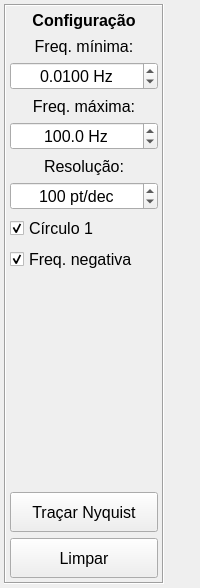
      <widget class="QWidget" name="tabNiquist">
       <attribute name="title">
        <string>Diagrama de Nyquist</string>
       </attribute>
       <layout class="QHBoxLayout" name="horizontalLayout_6">
        <property name="leftMargin">
         <number>4</number>
        </property>
        <property name="topMargin">
         <number>4</number>
        </property>
        <property name="rightMargin">
         <number>4</number>
        </property>
        <property name="bottomMargin">
         <number>4</number>
        </property>
        <item>
         <widget class="QFrame" name="frameNyquist">
          <property name="minimumSize">
           <size>
            <width>160</width>
            <height>0</height>
           </size>
          </property>
          <property name="maximumSize">
           <size>
            <width>160</width>
            <height>16777215</height>
           </size>
          </property>
          <property name="frameShape">
           <enum>QFrame::Box</enum>
          </property>
          <property name="frameShadow">
           <enum>QFrame::Sunken</enum>
          </property>
          <layout class="QVBoxLayout" name="verticalLayout_9">
           <property name="leftMargin">
            <number>4</number>
           </property>
           <property name="topMargin">
            <number>4</number>
           </property>
           <property name="rightMargin">
            <number>4</number>
           </property>
           <property name="bottomMargin">
            <number>4</number>
           </property>
           <item>
            <widget class="QLabel" name="labelNyqTit">
             <property name="minimumSize">
              <size>
               <width>0</width>
               <height>20</height>
              </size>
             </property>
             <property name="maximumSize">
              <size>
               <width>16777215</width>
               <height>20</height>
              </size>
             </property>
             <property name="font">
              <font>
               <pointsize>12</pointsize>
               <weight>75</weight>
               <bold>true</bold>
              </font>
             </property>
             <property name="text">
              <string>Configuração</string>
             </property>
             <property name="alignment">
              <set>Qt::AlignCenter</set>
             </property>
            </widget>
           </item>
           <item>
            <widget class="QLabel" name="labelFminNyq">
             <property name="minimumSize">
              <size>
               <width>0</width>
               <height>20</height>
              </size>
             </property>
             <property name="maximumSize">
              <size>
               <width>16777215</width>
               <height>20</height>
              </size>
             </property>
             <property name="font">
              <font>
               <pointsize>12</pointsize>
              </font>
             </property>
             <property name="lineWidth">
              <number>0</number>
             </property>
             <property name="midLineWidth">
              <number>0</number>
             </property>
             <property name="text">
              <string>Freq. mínima:</string>
             </property>
             <property name="alignment">
              <set>Qt::AlignCenter</set>
             </property>
            </widget>
           </item>
           <item>
            <widget class="QDoubleSpinBox" name="doubleSpinFminNyq">
             <property name="minimumSize">
              <size>
               <width>0</width>
               <height>25</height>
              </size>
             </property>
             <property name="font">
              <font>
               <pointsize>12</pointsize>
              </font>
             </property>
             <property name="toolTip">
              <string>Entre com a frequência mínima para o cálculo do diagrama de Nyquist</string>
             </property>
             <property name="alignment">
              <set>Qt::AlignCenter</set>
             </property>
             <property name="buttonSymbols">
              <enum>QAbstractSpinBox::UpDownArrows</enum>
             </property>
             <property name="suffix">
              <string notr="true"> Hz</string>
             </property>
             <property name="decimals">
              <number>4</number>
             </property>
             <property name="minimum">
              <double>0.000100000000000</double>
             </property>
             <property name="maximum">
              <double>2000.000000000000000</double>
             </property>
             <property name="value">
              <double>0.010000000000000</double>
             </property>
            </widget>
           </item>
           <item>
            <widget class="QLabel" name="labelFmaxNyq">
             <property name="minimumSize">
              <size>
               <width>0</width>
               <height>20</height>
              </size>
             </property>
             <property name="maximumSize">
              <size>
               <width>16777215</width>
               <height>20</height>
              </size>
             </property>
             <property name="font">
              <font>
               <pointsize>12</pointsize>
              </font>
             </property>
             <property name="lineWidth">
              <number>0</number>
             </property>
             <property name="midLineWidth">
              <number>0</number>
             </property>
             <property name="text">
              <string>Freq. máxima:</string>
             </property>
             <property name="alignment">
              <set>Qt::AlignCenter</set>
             </property>
            </widget>
           </item>
           <item>
            <widget class="QDoubleSpinBox" name="doubleSpinFmaxNyq">
             <property name="minimumSize">
              <size>
               <width>0</width>
               <height>25</height>
              </size>
             </property>
             <property name="font">
              <font>
               <pointsize>12</pointsize>
              </font>
             </property>
             <property name="toolTip">
              <string>Entre com a frequência máxima para o cálculo do diagrama de Nyquist</string>
             </property>
             <property name="alignment">
              <set>Qt::AlignCenter</set>
             </property>
             <property name="buttonSymbols">
              <enum>QAbstractSpinBox::UpDownArrows</enum>
             </property>
             <property name="suffix">
              <string notr="true"> Hz</string>
             </property>
             <property name="decimals">
              <number>1</number>
             </property>
             <property name="minimum">
              <double>0.000000000000000</double>
             </property>
             <property name="maximum">
              <double>100000.000000000000000</double>
             </property>
             <property name="value">
              <double>100.000000000000000</double>
             </property>
            </widget>
           </item>
           <item>
            <widget class="QLabel" name="labelNyqRes">
             <property name="minimumSize">
              <size>
               <width>0</width>
               <height>20</height>
              </size>
             </property>
             <property name="maximumSize">
              <size>
               <width>16777215</width>
               <height>20</height>
              </size>
             </property>
             <property name="font">
              <font>
               <pointsize>12</pointsize>
              </font>
             </property>
             <property name="lineWidth">
              <number>0</number>
             </property>
             <property name="midLineWidth">
              <number>0</number>
             </property>
             <property name="text">
              <string>Resolução:</string>
             </property>
             <property name="alignment">
              <set>Qt::AlignCenter</set>
             </property>
            </widget>
           </item>
           <item>
            <widget class="QDoubleSpinBox" name="doubleSpinNyqRes">
             <property name="minimumSize">
              <size>
               <width>0</width>
               <height>25</height>
              </size>
             </property>
             <property name="font">
              <font>
               <pointsize>12</pointsize>
              </font>
             </property>
             <property name="toolTip">
              <string>Entre com o número de pontos por década para o traçado do diagrama de Nyquist</string>
             </property>
             <property name="alignment">
              <set>Qt::AlignCenter</set>
             </property>
             <property name="buttonSymbols">
              <enum>QAbstractSpinBox::UpDownArrows</enum>
             </property>
             <property name="suffix">
              <string notr="true"> pt/dec</string>
             </property>
             <property name="decimals">
              <number>0</number>
             </property>
             <property name="minimum">
              <double>5.000000000000000</double>
             </property>
             <property name="maximum">
              <double>1000.000000000000000</double>
             </property>
             <property name="value">
              <double>100.000000000000000</double>
             </property>
            </widget>
           </item>
           <item>
            <widget class="QCheckBox" name="checkBoxNyqCirc">
             <property name="font">
              <font>
               <pointsize>12</pointsize>
              </font>
             </property>
             <property name="toolTip">
              <string>Selecione para traçar u círculo de raio 1 centrado na origem</string>
             </property>
             <property name="text">
              <string>Círculo 1</string>
             </property>
             <property name="checked">
              <bool>true</bool>
             </property>
            </widget>
           </item>
           <item>
            <widget class="QCheckBox" name="checkBoxNyqNegFreq">
             <property name="font">
              <font>
               <pointsize>12</pointsize>
              </font>
             </property>
             <property name="toolTip">
              <string>Selecione para traçar também o diagrama para frequências negativas</string>
             </property>
             <property name="text">
              <string>Freq. negativa</string>
             </property>
             <property name="checked">
              <bool>true</bool>
             </property>
            </widget>
           </item>
           <item>
            <spacer name="verticalSpacerNyq">
             <property name="orientation">
              <enum>Qt::Vertical</enum>
             </property>
             <property name="sizeHint" stdset="0">
              <size>
               <width>20</width>
               <height>214</height>
              </size>
             </property>
            </spacer>
           </item>
           <item>
            <widget class="QPushButton" name="btnPlotNyquist">
             <property name="minimumSize">
              <size>
               <width>0</width>
               <height>40</height>
              </size>
             </property>
             <property name="font">
              <font>
               <pointsize>12</pointsize>
              </font>
             </property>
             <property name="toolTip">
              <string>Traçar o Diagrama de Nyquist</string>
             </property>
             <property name="text">
              <string>Traçar Nyquist</string>
             </property>
            </widget>
           </item>
           <item>
            <widget class="QPushButton" name="btnClearNyquist">
             <property name="minimumSize">
              <size>
               <width>0</width>
               <height>40</height>
              </size>
             </property>
             <property name="font">
              <font>
               <pointsize>12</pointsize>
              </font>
             </property>
             <property name="toolTip">
              <string>Limpar a área do gráfico</string>
             </property>
             <property name="text">
              <string>Limpar</string>
             </property>
            </widget>
           </item>
          </layout>
         </widget>
        </item>
        <item>
         <layout class="QVBoxLayout" name="VBoxLayoutNyquist">
          <item>
           <widget class="MatplotlibWidget" name="mplNyquist" native="true"/>
          </item>
         </layout>
        </item>
       </layout>
      </widget>
